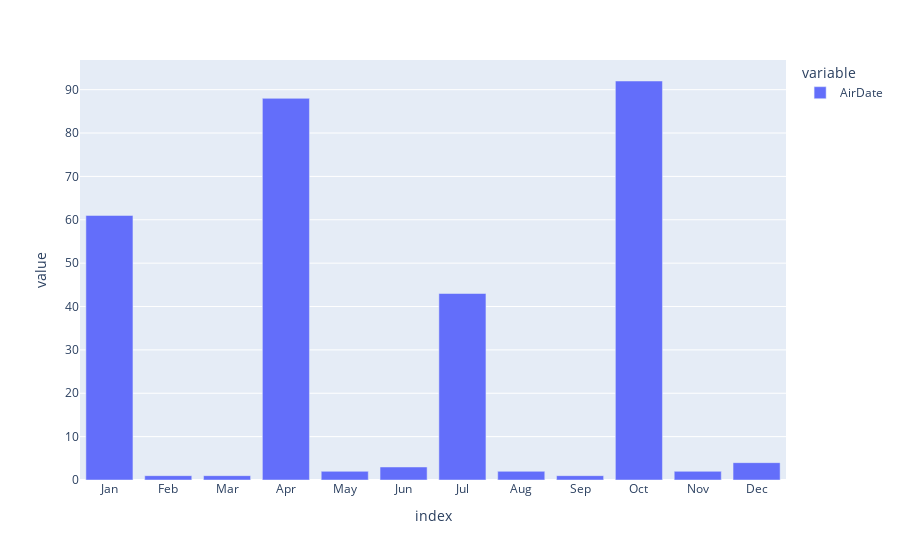

Source (notebook cell):
### Markdown cell above
As we can see from the graph and and printed data, most top animes was released in year quaters.

### Code cell
py.plot(kind='bar',
        data_frame=monthsCounts[months])

### Figure 1 — Plotly figure (JSON) as saved in the notebook; plotly's stock layout.template omitted (floating-point values rounded to 4 significant figures)
{"data": [{"alignmentgroup": "True", "hovertemplate": "variable=AirDate<br>index=%{x}<br>value=%{y}<extra></extra>", "legendgroup": "AirDate", "marker": {"color": "#636efa", "pattern": {"shape": ""}}, "name": "AirDate", "offsetgroup": "AirDate", "orientation": "v", "showlegend": true, "textposition": "auto", "type": "bar", "x": ["Jan", "Feb", "Mar", "Apr", "May", "Jun", "Jul", "Aug", "Sep", "Oct", "Nov", "Dec"], "xaxis": "x", "y": [61, 1, 1, 88, 2, 3, 43, 2, 1, 92, 2, 4], "yaxis": "y"}], "layout": {"barmode": "relative", "legend": {"title": {"text": "variable"}, "tracegroupgap": 0}, "margin": {"t": 60}, "xaxis": {"anchor": "y", "domain": [0, 1], "title": {"text": "index"}}, "yaxis": {"anchor": "x", "domain": [0, 1], "title": {"text": "value"}}}}
